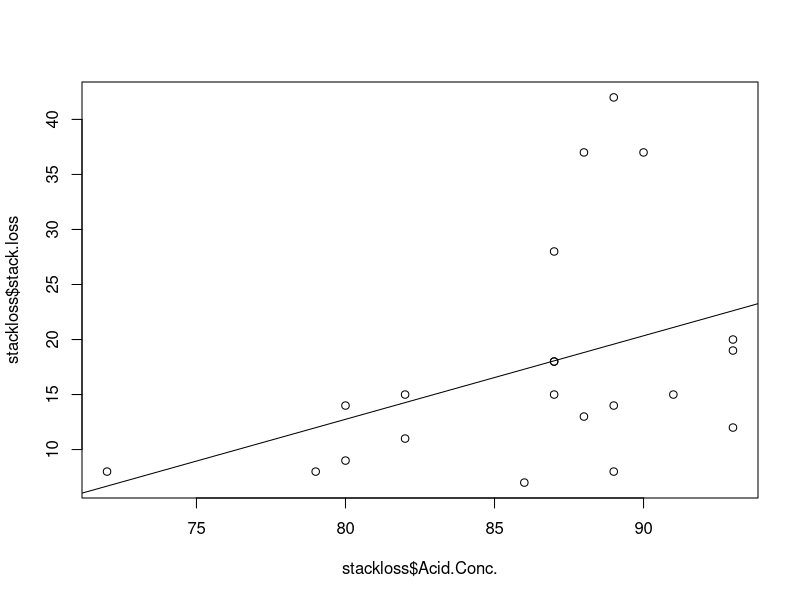

Source code (R): (Note: this script raises an error after producing the figure.)
# Regresie simpla
modelRegresieSimpla <- lm(stackloss$stack.loss ~ stackloss$Acid.Conc., data = stackloss)
plot(stackloss$stack.loss ~ stackloss$Acid.Conc.)
abline(modelRegresieSimpla)
summary(modelRegresieSimpla)

# Regresie multipla
modelRegresieMultipla <- lm(stackloss$stack.loss ~ stackloss$Water.Temp + stackloss$Acid.Conc. + stackloss&Air.Flow, data = stackloss)
layout(matrix(c(1, 2, 3, 4), 2, 2))
plot(modelRegresieMultipla)
summary(modelRegresieMultipla)


# Variabila noua pentru acest set de date
stackloss$Water.Vol = runif(21, 0.2, 0.8)

print(stackloss)

# Regresie simpla cu noua variabila
modelRegresieSimpla2 <- lm(stackloss$stack.loss ~ stackloss$Water.Vol, data = stackloss)
plot(stackloss$stack.loss ~ stackloss$Water.Vol)
abline(modelRegresieSimpla2)
summary(modelRegresieSimpla2)



set.seed(100)  # setting seed to reproduce results of random sampling
trainingRowIndex <- sample(1:nrow(stackloss), 0.8*nrow(stackloss))  # row indices for training data
trainingData <- stackloss[trainingRowIndex, ]  # model training data
testData  <- stackloss[-trainingRowIndex, ]   # test data


lmMod <- lm(stackloss$stack.loss ~ stackloss$Water.Vol, data=trainingData, data = stackloss)  # build the model
distPred <- predict(lmMod, testData)  # predict distance
plot(distPred)

